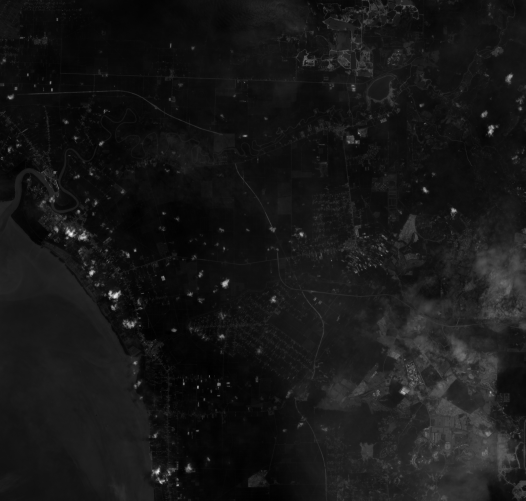
%> input picture Week 14/B1_cropped.tif, 1051 x 1001 px (shown at 1/2 size); the run also reads 2 pictures not shown here
$ octave supervised_7bands.m   (GNU Octave 9; MATLAB toolbox functions it lacks are replaced by stand-ins)
%> lines starting %> are read from the running program, lines starting %| are printed output that depends on the picture


% Now, you will classify a 7-band Landsat image.  All steps after the
% initial reading in of data are done in the same way.
%
clear all, close all, clc;
%
%  1) READ IN THE IMAGE AND LOOK AT THE BANDS
% Read in the 3-band image.  Look at the composite RGB and at each band
%
   %z=imread('demo.jpg');
   b1=imread('B1_cropped.tif');
%> b1 is the input picture: size 1001x1051 uint16; min 10769, max 26828, mean 12228.7
   b2=imread('B2_cropped.tif');
   b3=imread('B3_cropped.tif');
   b4=imread('B4_cropped.tif');
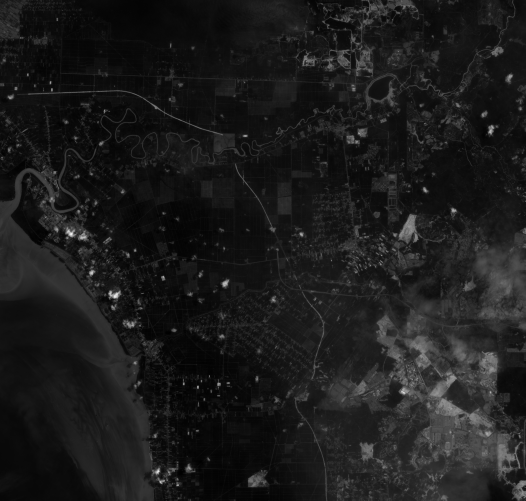
%> input picture Week 14/B4_cropped.tif, 1051 x 1001 px (shown at 1/2 size)
%> b4 is the input picture: size 1001x1051 uint16; min 7649, max 26972, mean 9755.2
   b5=imread('B5_cropped.tif');
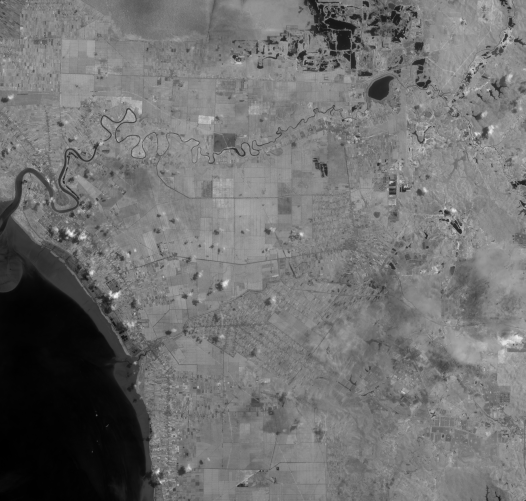
%> input picture Week 14/B5_cropped.tif, 1051 x 1001 px (shown at 1/2 size)
%> b5 is the input picture: size 1001x1051 uint16; min 6982, max 31411, mean 17783.9
   b6=imread('B6_cropped.tif');
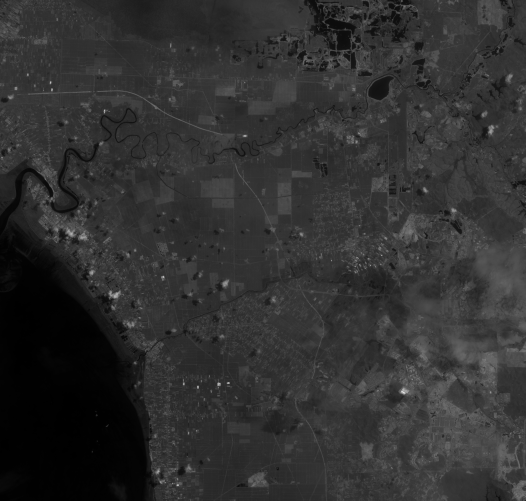
%> input picture Week 14/B6_cropped.tif, 1051 x 1001 px (shown at 1/2 size)
%> b6 is the input picture: size 1001x1051 uint16; min 6060, max 35894, mean 11757
%> (the run ends here)
